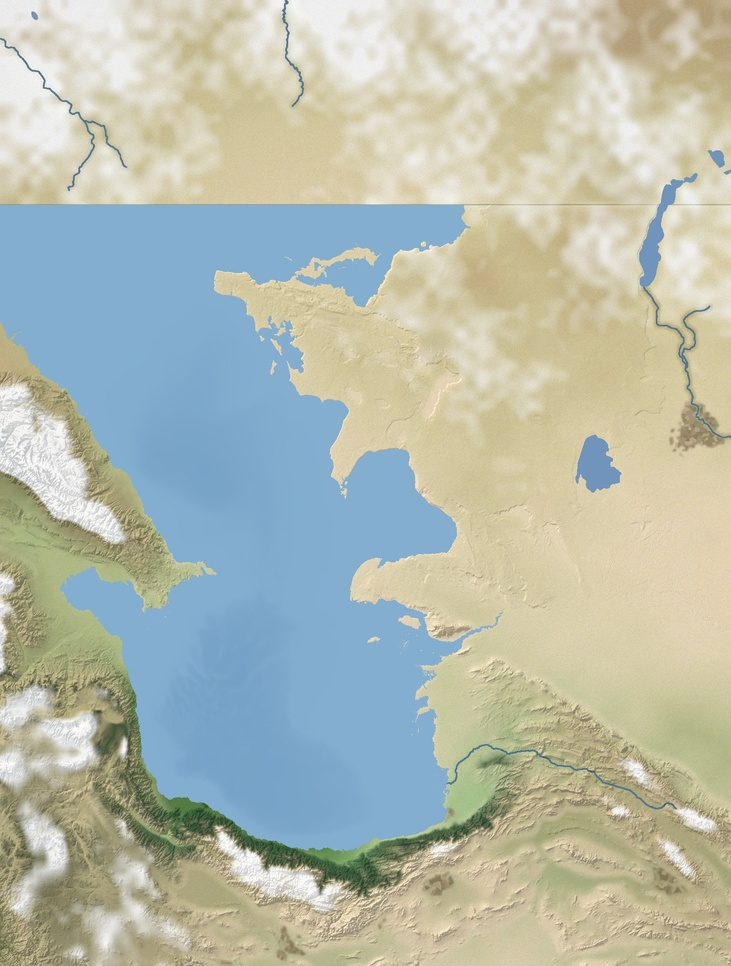
#> input picture Maps/so1271_abaskun_winter.jpg, 731 x 966 px, shrunk from 1400 x 1850 before the run, given in place of so1271_qus.jpg, which was not available
$ python paint_nile_1271.py
#> lines starting #> are read from the running program, lines starting #| are printed output that depends on the picture; pictures that were not available may be replaced by others from this repository, and a replacement may not be noted
# paint_nile_1271.py -- the Nile ribbon + cultivated valley band on GEBCO-based Egypt charts (Fadak).
# The GEBCO fallback renders relief but no river (the Nile is above sea level), so the charts south
# of the master's 24N edge get the river painted here, from the canonical course. Re-run after any
# rebake of so_qus / so_aydhab (and future Egypt/Nubia charts).
import json, numpy as np
from PIL import Image
import sys

COURSE=[  # lon,lat -- western branch + valley + Nubia reach (smoothed)
 [30.35,31.42],[30.82,30.83],[31.00,30.55],[31.15,30.18],[31.25,30.05],
 [31.23,29.75],[31.10,29.07],[30.95,28.70],[30.75,28.10],[30.80,27.75],
 [31.18,27.18],[31.45,26.85],[31.70,26.55],[31.95,26.30],[32.24,26.05],
 [32.50,26.10],[32.72,26.16],[32.76,25.92],[32.62,25.55],[32.55,25.29],
 [32.87,24.98],[32.93,24.47],[32.90,24.09],[32.55,23.40],[31.90,22.70],[31.35,21.90]]
RIVER=(86,124,158); VALLEY=(118,136,84)
def paint(chart_key):
#> called with chart_key = 'so_qus'
    charts=json.load(open('setout_charts_1271.json'))
#> (reads setout_charts_1271.json from the repository)
    c=charts[chart_key]; W,E,S0,N=c['geo']; OW,OH=c['vbw'],c['vbh']
    px=lambda lon,lat: ((lon-W)/(E-W)*OW,(N-lat)/(N-S0)*OH)
    # densify course in px
    pts=[px(lo,la) for lo,la in COURSE]
    dense=[]
    for i in range(1,len(pts)):
        x0,y0=pts[i-1]; x1,y1=pts[i]
        n=max(3,int(np.hypot(x1-x0,y1-y0)/1.5))
        for t in np.linspace(0,1,n): dense.append((x0+t*(x1-x0),y0+t*(y1-y0)))
    dense=np.array(dense)
    base=c['img'].split('/')[-1].rsplit('.',1)[0]
    rng=np.random.default_rng(7)
    for suff in ('','_spring','_summer','_autumn','_winter'):
        fn=base+suff+'.jpg'
        try: img=np.array(Image.open(fn).convert('RGB'),np.float32)
        except FileNotFoundError: continue
        H,Wd=img.shape[:2]
#> H = 966; Wd = 731
        yy,xx=np.mgrid[0:H,0:Wd]
        # distance to course (chunked for memory)
        dmin=np.full((H,Wd),1e9,np.float32)
        for k in range(0,len(dense),40):
            seg=dense[k:k+40]
            for sx,sy in seg[::2]:
                d2=(xx-sx)**2+(yy-sy)**2
                np.minimum(dmin,d2,out=dmin)
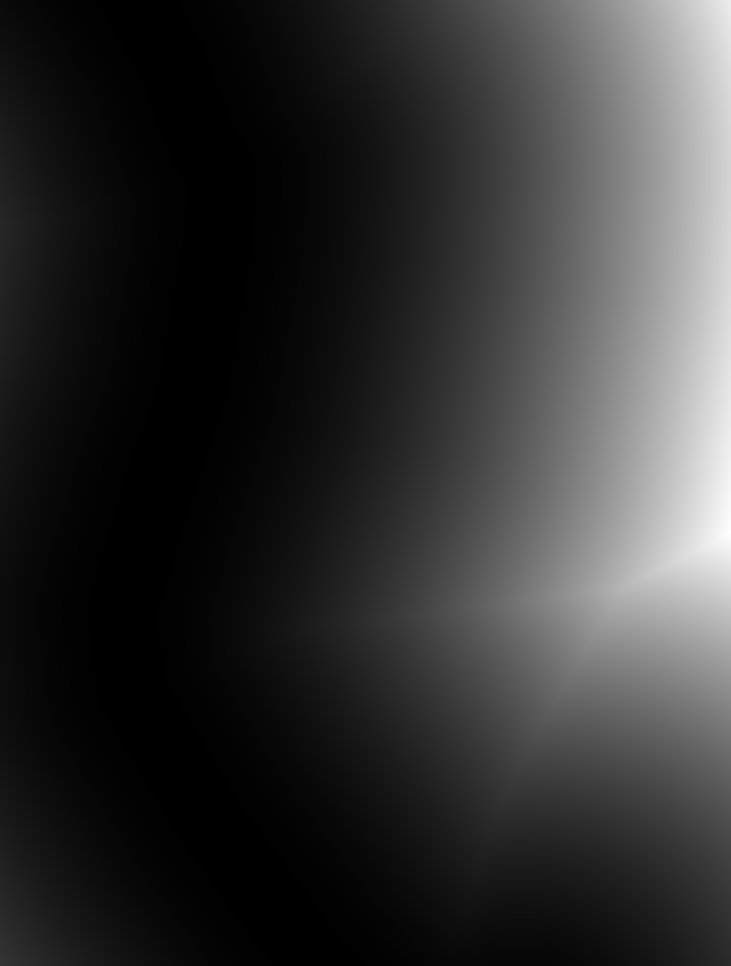
#> dmin: shape (966, 731) float32; min 0.000342, max 309298.2, mean 61001.1; drawn with min black and max white
        dmin=np.sqrt(dmin)
        scale=OW/1400.0
        vw=14.0*scale+rng.standard_normal((H,Wd)).astype(np.float32)*1.2  # valley half-width px
        rw=3.6*scale
        valley=np.clip(1.0-(dmin-rw)/np.maximum(vw,1.0),0,1)*0.8
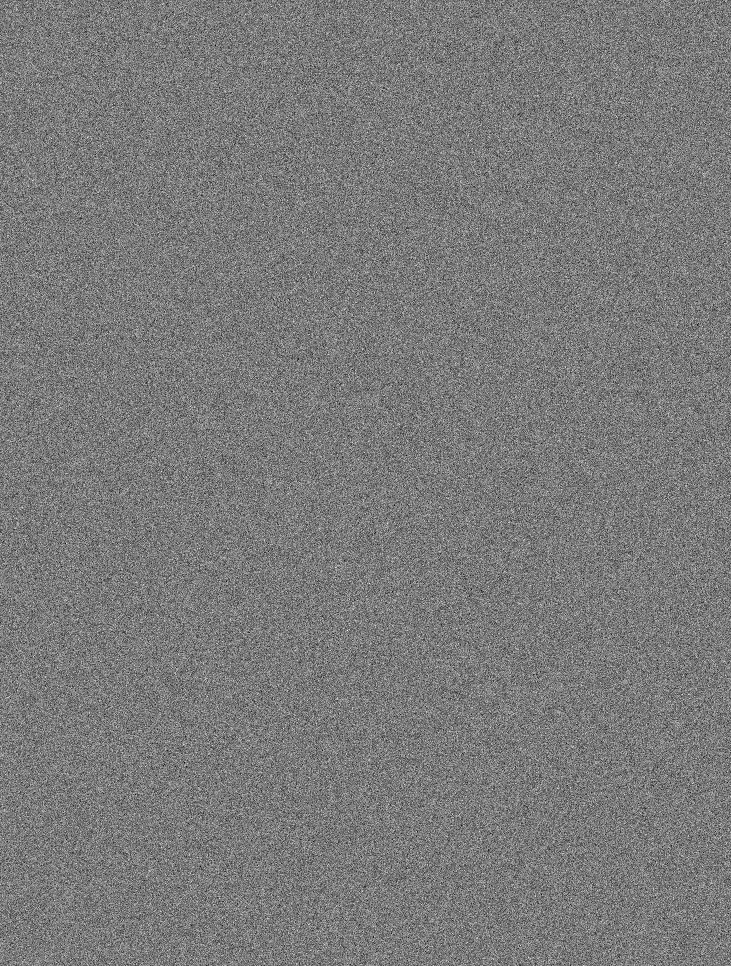
#> vw: shape (966, 731) float32; min 8.5, max 19.94, mean 14; drawn with min black and max white
        img=img*(1-valley[...,None])+np.array(VALLEY,np.float32)*valley[...,None]
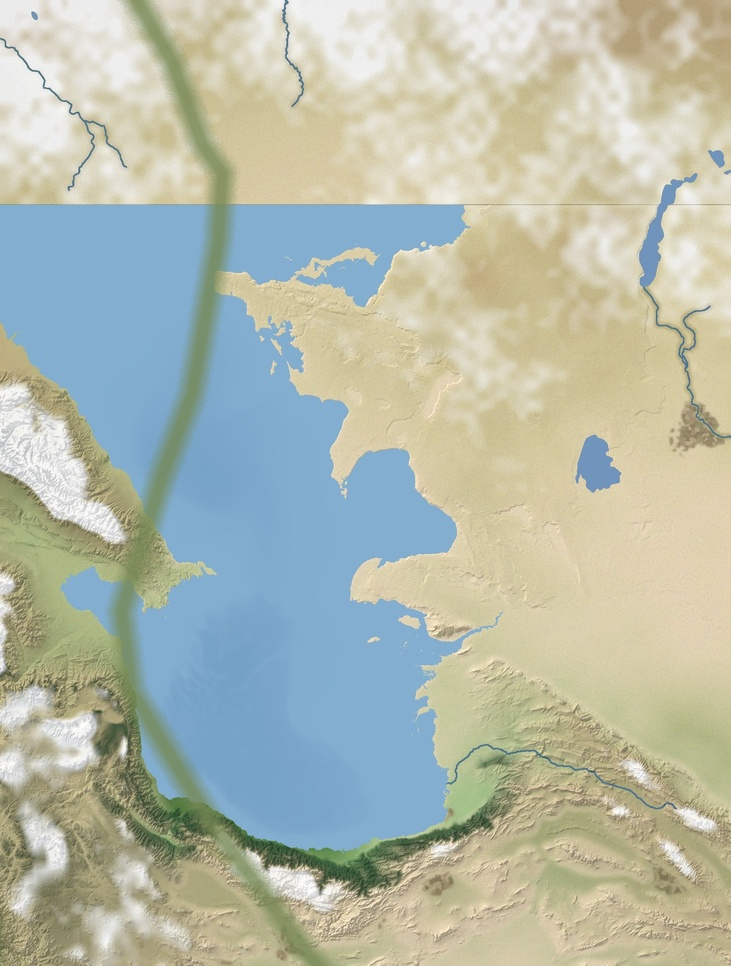
#> img: shape (966, 731, 3) float32; mean R, G, B 180.1, 187, 172
        river=np.clip(1.0-dmin/rw,0,1)
        img=img*(1-river[...,None])+np.array(RIVER,np.float32)*river[...,None]
        Image.fromarray(np.clip(img,0,255).astype(np.uint8)).save(fn,quality=87)
        print('painted',fn)
if __name__=='__main__':
    for k in (sys.argv[1:] or ['so_qus','so_aydhab']): paint(k)
